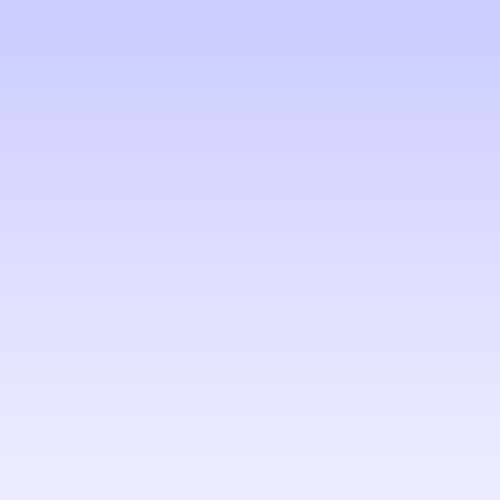
Frame 1 (no input)
Frame 60 (the mouse pressed at the canvas centre just before this capture): identical to frame 1, image omitted
Frame 120 (the mouse held since frame 60 and released just before this capture): identical to frame 1, image omitted

The Processing sketch that drew this single still picture (run headless with seeded random() and noise(); from frame 60 on, the mouse is pressed at the canvas centre):

// Processing sketch: processing_2343
// ── processing_2343.pde

import java.util.Vector;

Vector growers;

void setup(){
  size(500, 500);
  int c1 = 0xFFCCCCFF;
  int c2 = 0xFFEEEEFF;
  gradientBackground(c1, c2);
  growers = new Vector();
  smooth();
}

void draw(){
  for (int i = 0; i < growers.size(); i++) {
    ((Grower)growers.get(i)).grow();
    ((Grower)growers.get(i)).display();
  }
}

void gradientBackground(int c1, int c2) {
        for (int i = 0; i <= width; i++) {
            for (int j = 0; j <= height; j++) {
                int c = color(
                        (red(c1) + (j) * ((red(c2) - red(c1)) / height)),
                        (green(c1) + (j) * ((green(c2) - green(c1)) / height)),
                        (blue(c1) + (j) * ((blue(c2) - blue(c1)) / height)));
                set(i, j, c);
            }
        }
    }


    public void mousePressed() {
        if (mouseButton == LEFT) {
            growers.clear();
            filter(BLUR, 1);
            growers.add(new Grower(mouseX, mouseY, 25));
        } else {
            growers.clear();
            int c1 = 0xFFCCCCFF;
            int c2 = 0xFFEEEEFF;
            gradientBackground(c1, c2);
        }
    }


    public void keyPressed() {
        if (key == 'a') {
        }
        if (key == 'b') {
        }
    }

    class Grower {

        double x;
        double y;
        double lastxadjust;
        double lastyadjust;
        double size;
        double minimumsize;
        double sizecount;
        boolean dead;
        int branchchance;

        Grower(double x, double y, double size) {
            this.x = x;
            this.y = y;
            dead = false;
            this.size = size;
            lastxadjust = random(((float) -0.1), ((float) 0.1));
            lastyadjust = random(((float) -1.0), ((float) 0.0));
            minimumsize = (40 + (round(random(-20, 10))));
            sizecount = 0;
            branchchance = 15;

        }

        void grow() {
            if (!dead) {
                double lowerbound = lastxadjust - 0.1;
                double upperbound = lastxadjust + 0.1;
                double xadjuster = random(((float) lowerbound), ((float) upperbound));
                lowerbound = lastyadjust - 0.08;
                upperbound = lastyadjust + 0.08;
                double yadjuster = random(((float) lowerbound), ((float) upperbound));
                lastxadjust = xadjuster;
                lastyadjust = yadjuster;
                this.x = this.x + xadjuster;
                this.y = this.y + yadjuster;
                if (this.size > 1.5) {
                    this.size = this.size - 0.1;
                    checkBranchChance();
                    branch();
                } else {
                    if (sizecount > minimumsize) {
                        dead = true;
                        placeFlower();
                    } else {
                        sizecount++;
                        checkBranchChance();
                    branch();
                    }
                }
            }
        }

        void checkBranchChance() {
            if (this.size < 3) {
                branchchance = 15;
            }
            if (this.size < 2.5) {
                branchchance = 20;
            }
            if (this.size < 2) {
                branchchance = 25;
            }
            if (this.size < 1.6) {
                branchchance = 50;
            }


        }

        void placeFlower() {
            float fmod1 = random(((float) -1), ((float) 1));
            float fmod2 = random(((float) -1), ((float) 1));
            fill(254, 131, 162);
            ellipse((float) x, (float) y, 5 + fmod1, 5 + fmod2);
            fill(254, 197, 211, 200);
            ellipse((float) x - 5, (float) y, 5 + fmod1, 5 + fmod2);
            ellipse((float) x + 5, (float) y, 5 + fmod1, 5 + fmod2);
            ellipse((float) x, (float) y - 5, 5 + fmod1, 5 + fmod2);
            ellipse((float) x, (float) y + 5, 5 + fmod1, 5 + fmod2);
        }

        void branch() {
            int chance = round(random(1000));
            if (chance < branchchance) {
                Grower temp = new Grower(x, y, size);
                growers.add(temp);
                temp.lastxadjust = this.lastxadjust;
                temp.lastyadjust = this.lastyadjust;
                temp.sizecount = this.sizecount;

            }
        }

        void display() {
            if(!dead){
            noStroke();
            //fill(255, 255, 255, 10);
            //ellipse((float)x,(float)y,(float)size+30,(float)size);
            fill(0);
            ellipse((float) x-1, (float) y, (float) size+1 , (float) size);
            //  fill(0,0,0);

            //fill(67,88,103);
            //ellipse((float)x,(float)y,(float)size,(float)size);
            fill(89, 67, 36, 200);
            ellipse((float) x, (float) y, (float) size, (float) size);
            }
        }
    }
